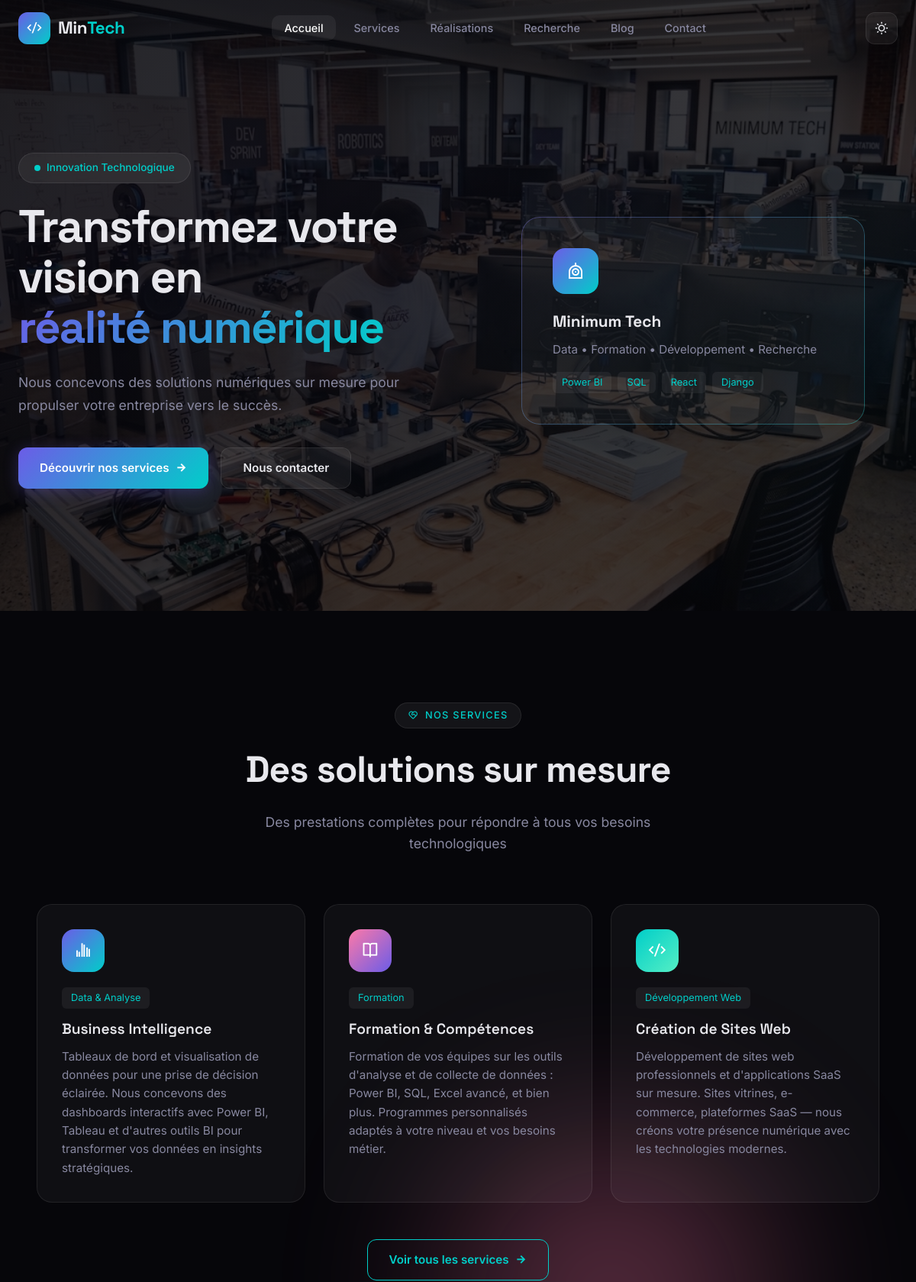
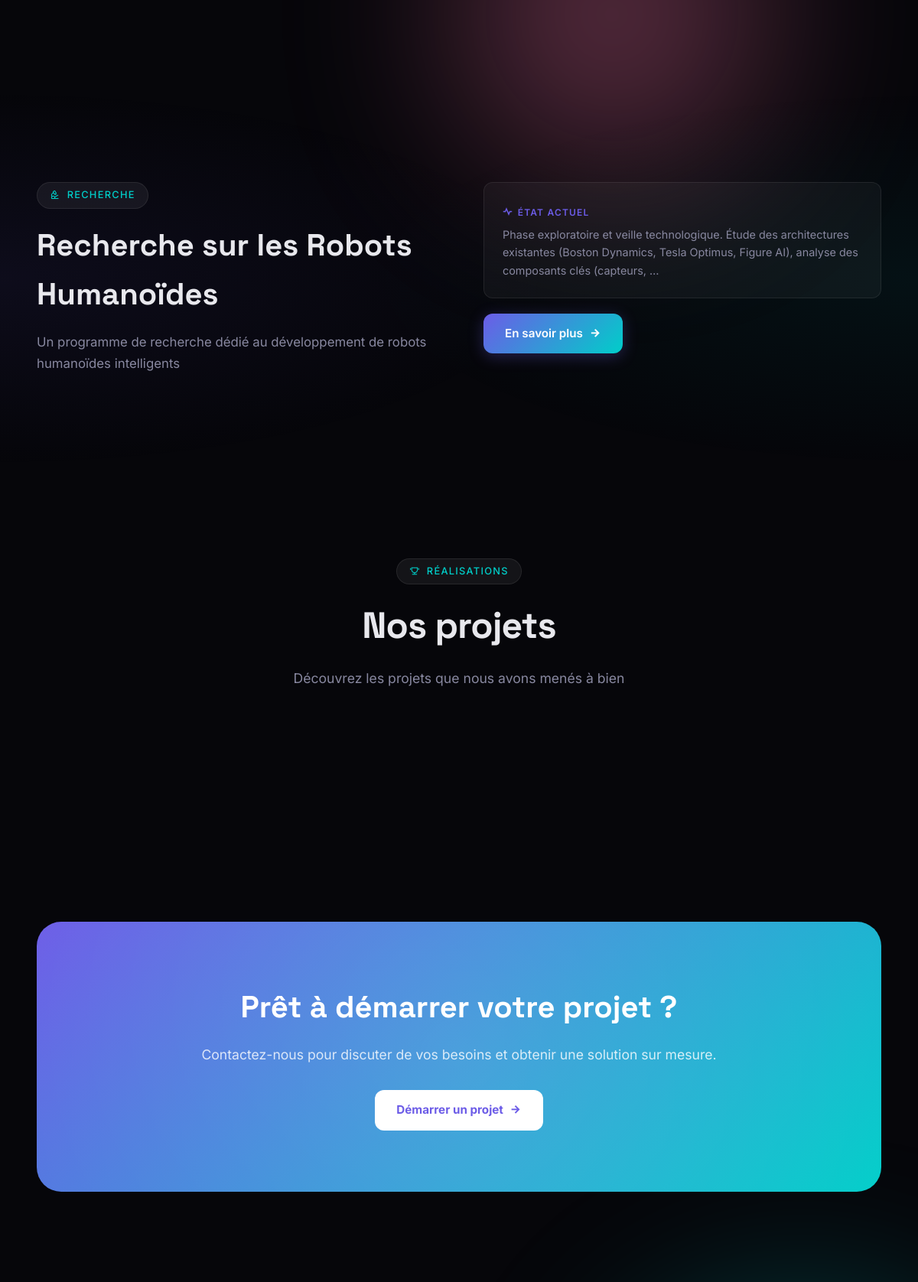
The page / (upper part) on the database its author committed (2 pictures, top to bottom).
### core/models.py (models this page shows, shortened)
class Hero(models.Model):
    title = models.CharField(max_length=200)
    subtitle = models.CharField(max_length=300, blank=True, null=True)
    description = models.TextField(blank=True, null=True)
    cta_text = models.CharField(max_length=100, default='Découvrir')
    cta_link = models.CharField(max_length=200, default='/services')
    background_image = models.ImageField(upload_to='hero/', blank=True, null=True)
    active = models.BooleanField(default=True)

class CompanyInfo(models.Model):
    key = models.CharField(max_length=100, unique=True)
    value = models.TextField(blank=True, null=True)
    updated_at = models.DateTimeField(auto_now=True)

class Service(models.Model):
    CATEGORY_CHOICES = [
        ('data', 'Data & Analyse'),
        ('formation', 'Formation'),
        ('web', 'Développement Web'),
        ('recherche', 'Recherche'),
    ]
    title = models.CharField(max_length=200)
    description = models.TextField()
    category = models.CharField(max_length=20, choices=CATEGORY_CHOICES, default='data')
    icon = models.CharField(max_length=50, default='ri-briefcase-line')
    link = models.URLField(blank=True, null=True)
    image = models.ImageField(upload_to='services/', blank=True, null=True)
    display_order = models.IntegerField(default=0)
    active = models.BooleanField(default=True)
    created_at = models.DateTimeField(auto_now_add=True)
    class Meta:
        ordering = ['display_order']

class ResearchProject(models.Model):
    title = models.CharField(max_length=200, default='Recherche sur les Robots Humanoïdes')
    subtitle = models.CharField(max_length=300, blank=True, null=True)
    context = models.TextField(help_text='Contexte de la recherche')
    goal = models.TextField(help_text='Objectif / But de la recherche')
    current_state = models.TextField(help_text='État actuel du projet')
    results = models.TextField(blank=True, null=True, help_text='Résultats obtenus')
    improvements = models.TextField(blank=True, null=True, help_text='Améliorations à apporter')
    image = models.ImageField(upload_to='research/', blank=True, null=True)
    link = models.URLField(blank=True, null=True)
    active = models.BooleanField(default=True)
    updated_at = models.DateTimeField(auto_now=True)
    class Meta:
        verbose_name = 'Projet de Recherche'
        verbose_name_plural = 'Projets de Recherche'

### core/views.py (the view)
# urls.py: path('', views.index, name='index'),
def index(request):
    context = {
        'hero': Hero.objects.filter(active=True).first(),
        'services': Service.objects.filter(active=True)[:6],
        'service_categories': dict(Service.CATEGORY_CHOICES),
        'projects': Project.objects.filter(active=True)[:3],
        'research': ResearchProject.objects.filter(active=True).first(),
        'company': get_company_info(),
    }
    return render(request, 'core/index.html', context)

### core/views.py (called while the page is built)
def get_company_info():
    return {info.key: info.value for info in CompanyInfo.objects.all()}

### templates/core/index.html (shortened to what this page needs)
{% extends 'base.html' %}
{% load static split_tags %}
{% block content %}
<div class="mesh-bg">
  <div class="blob blob-3"></div>
</div>
<section class="hero" style="background: url('/media/photos/inside.png') center/cover no-repeat; position: relative;">
  <div style="position:absolute;inset:0;background:linear-gradient(135deg,rgba(6,6,10,0.88),rgba(6,6,10,0.75));pointer-events:none"></div>
  <div class="hero-inner">
    <div>
      <div class="hero-badge animate"><span class="dot"></span> Innovation Technologique</div>
      <h1 class="animate delay-1">
        {% if hero %}{{ hero.title }}{% else %}Transformez votre vision en{% endif %}
        <br><span class="gradient">{% if hero %}{{ hero.subtitle }}{% else %}réalité numérique{% endif %}</span>
      </h1>
      <p class="hero-desc animate delay-2">
        {{ hero.description|default:company.company_description|default:"Nous concevons des solutions numériques sur mesure pour propulser votre entreprise vers le succès." }}
      </p>
      <div class="hero-actions animate delay-3">
        <a href="{{ hero.cta_link|default:'/services/' }}" class="btn btn-primary">
          {{ hero.cta_text|default:"Découvrir nos services" }} <i class="ri-arrow-right-line"></i>
        </a>
        <a href="/contact/" class="btn btn-ghost">Nous contacter</a>
      </div>
    </div>
    <div class="hero-visual animate delay-2">
      <div class="hero-card">
        <div class="hero-card-icon"><i class="ri-robot-line"></i></div>
        <h3>Minimum Tech</h3>
        <p>Data • Formation • Développement • Recherche</p>
        <div class="tech-stack">
          <span class="tech-tag">Power BI</span>
          <span class="tech-tag">SQL</span>
          <span class="tech-tag">React</span>
          <span class="tech-tag">Django</span>
        </div>
      </div>
    </div>
  </div>
</section>
<section class="section">
  <div class="container">
    <div class="section-header">
      <div class="section-label"><i class="ri-service-line"></i> Nos Services</div>
      <h2 class="section-title">Des solutions sur mesure</h2>
      <p class="section-desc">Des prestations complètes pour répondre à tous vos besoins technologiques</p>
    </div>
    <div class="card-grid">
      {% for service in services %}
      <div class="card animate delay-{{ forloop.counter }}">
        <div class="card-icon{% if forloop.counter == 2 %} pink{% endif %}{% if forloop.counter == 3 %} teal{% endif %}">
          <i class="{{ service.icon }}"></i>
        </div>
        <span class="tag" style="margin-bottom:12px;display:inline-block">{{ service.get_category_display }}</span>
        <h3>{{ service.title }}</h3>
        <p>{{ service.description }}</p>
      </div>
      {% endfor %}
    </div>
    {% if services %}
    <div style="text-align:center;margin-top:48px">
      <a href="/services/" class="btn btn-outline">Voir tous les services <i class="ri-arrow-right-line"></i></a>
    </div>
    {% endif %}
  </div>
</section>
{% if research %}
<section class="section research-section">
  <div class="container">
    <div class="research-grid">
      <div class="research-header">
        <div class="section-label"><i class="ri-microscope-line"></i> Recherche</div>
        <h2>{{ research.title }}</h2>
        {% if research.subtitle %}<p>{{ research.subtitle }}</p>{% endif %}
      </div>
      <div>
        <div class="research-card animate delay-1">
          <div class="research-card-label"><i class="ri-pulse-line"></i> État actuel</div>
          <p>{{ research.current_state|truncatewords:20 }}</p>
        </div>
        <a href="/recherche/" class="btn btn-primary" style="margin-top:20px">
          En savoir plus <i class="ri-arrow-right-line"></i>
        </a>
      </div>
    </div>
  </div>
</section>
{% endif %}
<section class="section">
  <div class="container">
    <div class="section-header">
      <div class="section-label"><i class="ri-trophy-line"></i> Réalisations</div>
      <h2 class="section-title">Nos projets</h2>
      <p class="section-desc">Découvrez les projets que nous avons menés à bien</p>
    </div>
  </div>
</section>
<section class="section">
  <div class="container">
    <div class="cta-section">
      <div class="cta-box">
        <h2>Prêt à démarrer votre projet ?</h2>
        <p>Contactez-nous pour discuter de vos besoins et obtenir une solution sur mesure.</p>
        <a href="/contact/" class="btn">Démarrer un projet <i class="ri-arrow-right-line"></i></a>
      </div>
    </div>
  </div>
</section>
{% endblock %}

### rows shown on the page
Hero: title "Transformez votre vision en", subtitle "réalité numérique", description "Nous concevons des solutions numériques sur mesure pour propulser votre entreprise vers le succès.", cta_text "Découvrir nos services"
Service: category "Data & Analyse", title "Business Intelligence", description "Tableaux de bord et visualisation de données pour une prise de décision éclairée. Nous concevons des dashboards interactifs avec Power BI, Tableau et d'autres outils BI pour transformer vos données en insights stratégiques."
Service: category "Formation", title "Formation & Compétences", description "Formation de vos équipes sur les outils d'analyse et de collecte de données : Power BI, SQL, Excel avancé, et bien plus. Programmes personnalisés adaptés à votre niveau et vos besoins métier."
Service: category "Développement Web", title "Création de Sites Web", description "Développement de sites web professionnels et d'applications SaaS sur mesure. Sites vitrines, e-commerce, plateformes SaaS — nous créons votre présence numérique avec les technologies modernes."
ResearchProject: title "Recherche sur les Robots Humanoïdes", subtitle "Un programme de recherche dédié au développement de robots humanoïdes intelligents", current_state "Phase exploratoire et veille technologique. Étude des architectures existantes (Boston Dynamics, Tesla Optimus, Figure AI), analyse des composants clés (capteurs, …"
